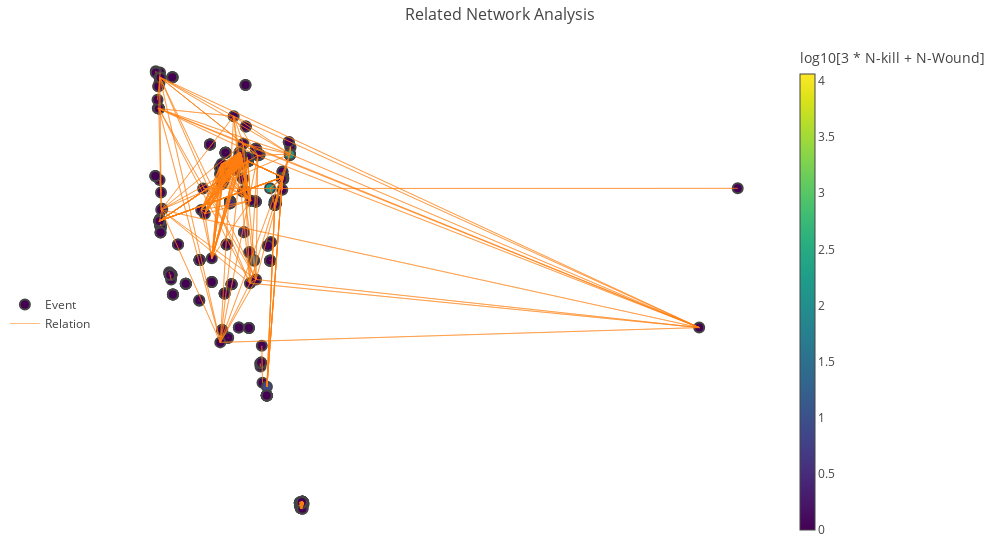

Write notebook code for a chart like this one.
### Code cell
""" Backend """
from USA_related import *
iplot(network_figure, validate=0)

### Figure 1 — Plotly figure (JSON) as saved in the notebook; plotly's stock layout.template omitted (floating-point values rounded to 4 significant figures; data arrays with more than 128 entries replaced by an {"elided": "..."} marker saying what was removed)
{"data": [{"hoverinfo": "text", "marker": {"color": {"elided": "458 float values"}, "colorbar": {"thickness": 15, "title": "log10[3 * N-kill + N-Wound]", "xanchor": "left"}, "colorscale": "Viridis", "line": {"width": 2}, "showscale": true, "size": 10}, "mode": "markers", "name": "Event", "text": {"elided": "458 str values"}, "type": "scatter", "x": {"elided": "458 float values"}, "y": {"elided": "458 float values"}}, {"hoverinfo": "text", "line": {"width": 0.5}, "mode": "lines", "name": "Relation", "text": [], "type": "scatter", "x": {"elided": "6600 float values"}, "y": {"elided": "6600 float values"}}], "layout": {"hovermode": "closest", "legend": {"x": -0.1, "xanchor": "center", "y": 0.5, "yanchor": "top"}, "margin": {"b": 20, "l": 5, "r": 50, "t": 40}, "showlegend": 1, "title": "Related Network Analysis", "titlefont": {"size": 16}, "width": 1000, "xaxis": {"showgrid": false, "showticklabels": false, "zeroline": false}, "yaxis": {"showgrid": false, "showticklabels": false, "zeroline": false}}}
